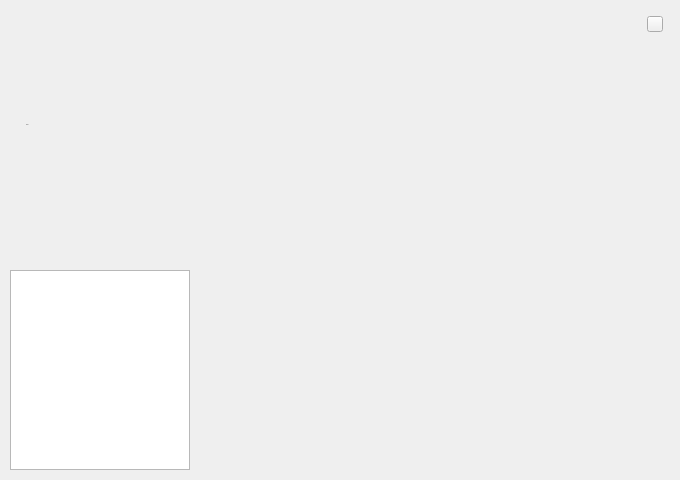
<?xml version="1.0" encoding="UTF-8"?>
<ui version="4.0">
 <class>WaitingForSync</class>
 <widget class="QWidget" name="WaitingForSync">
  <property name="geometry">
   <rect>
    <x>0</x>
    <y>0</y>
    <width>680</width>
    <height>480</height>
   </rect>
  </property>
  <property name="font">
   <font>
    <family>Microsoft YaHei UI Light</family>
    <weight>75</weight>
    <bold>true</bold>
   </font>
  </property>
  <property name="windowTitle">
   <string>Form</string>
  </property>
  <widget class="QToolButton" name="closeBtn">
   <property name="geometry">
    <rect>
     <x>647</x>
     <y>16</y>
     <width>16</width>
     <height>16</height>
    </rect>
   </property>
   <property name="cursor">
    <cursorShape>PointingHandCursor</cursorShape>
   </property>
   <property name="focusPolicy">
    <enum>Qt::NoFocus</enum>
   </property>
   <property name="text">
    <string/>
   </property>
  </widget>
  <widget class="QLabel" name="label_version">
   <property name="geometry">
    <rect>
     <x>26</x>
     <y>114</y>
     <width>80</width>
     <height>20</height>
    </rect>
   </property>
   <property name="font">
    <font>
     <family>微软雅黑</family>
     <pointsize>-1</pointsize>
     <weight>50</weight>
     <italic>false</italic>
     <bold>false</bold>
    </font>
   </property>
   <property name="styleSheet">
    <string notr="true">font: 14px &quot;微软雅黑&quot;;</string>
   </property>
   <property name="text">
    <string>v1.0.1</string>
   </property>
  </widget>
  <widget class="QTextBrowser" name="waitSync">
   <property name="geometry">
    <rect>
     <x>10</x>
     <y>270</y>
     <width>180</width>
     <height>200</height>
    </rect>
   </property>
  </widget>
 </widget>
 <resources/>
 <connections/>
</ui>
